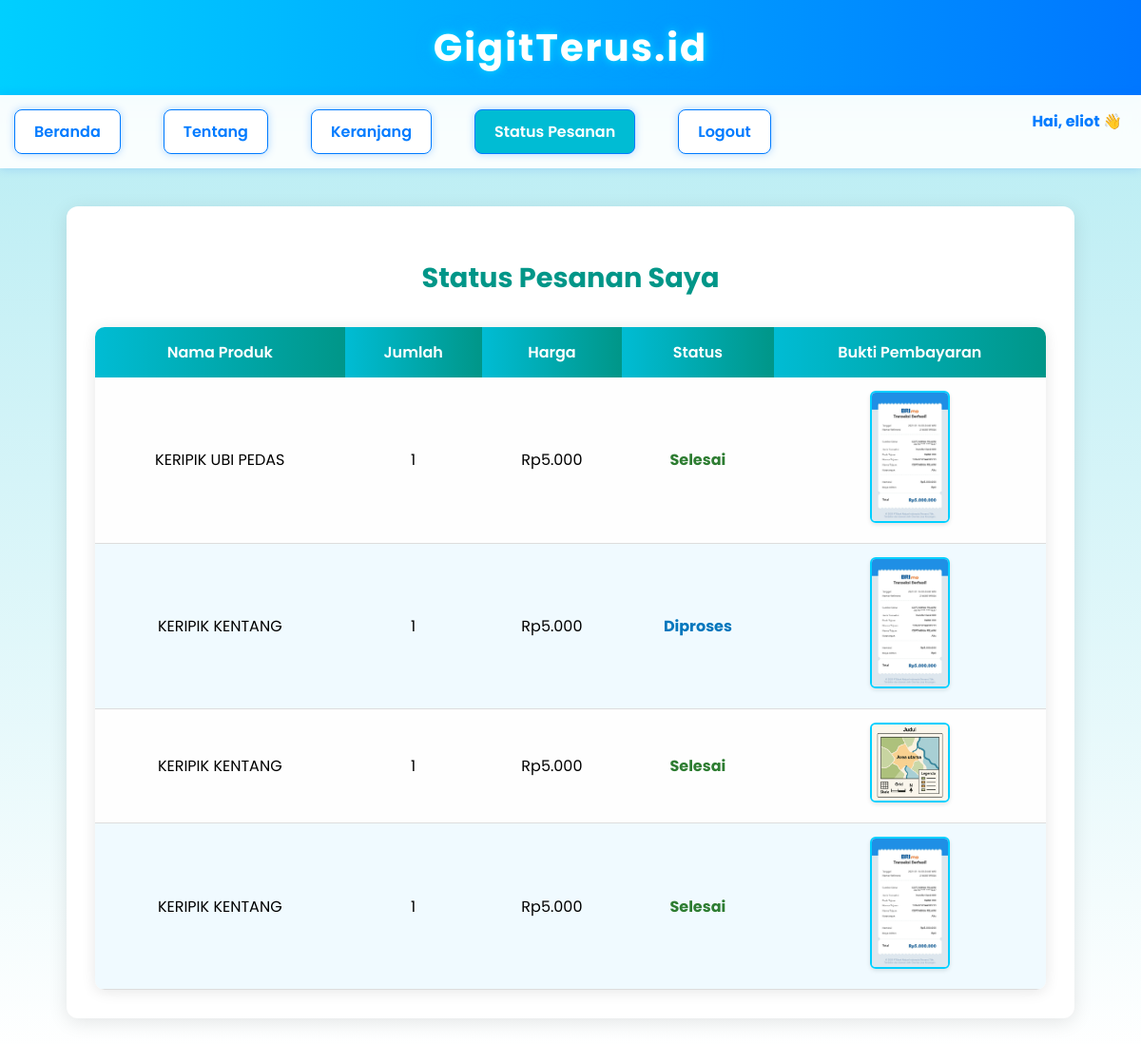
The page /status_pesanan.php (signed in) on the database its author committed.
### tables this page shows
CREATE TABLE `pesanan` (
  `id_pesanan` int(11) NOT NULL,
  `id_user` int(11) NOT NULL,
  `id_produk` int(11) NOT NULL,
  `jumlah` int(11) NOT NULL,
  `bukti_bayar` varchar(255) DEFAULT NULL,
  `status` enum('diproses','dikonfirmasi','dikirim','selesai') NOT NULL DEFAULT 'diproses',
  `tanggal` timestamp NOT NULL DEFAULT current_timestamp()
);

CREATE TABLE `produk` (
  `id_produk` int(11) NOT NULL,
  `nama_produk` varchar(100) NOT NULL,
  `stok` int(11) NOT NULL,
  `harga` int(11) NOT NULL,
  `id_kategori` int(11) NOT NULL,
  `gambar` varchar(255) DEFAULT NULL,
  `deskripsi` varchar(100) NOT NULL
);

### status_pesanan.php (the view, shortened to what this page needs)
<?php
include 'koneksi.php';
$id_user = intval($_SESSION['id_user']);
$query = "SELECT
            p.id_pesanan,
            pr.nama_produk,
            pr.harga,
            p.jumlah,
            p.bukti_bayar,
            p.status
          FROM pesanan p
          JOIN produk pr ON p.id_produk = pr.id_produk
          WHERE p.id_user = $id_user
          ORDER BY p.id_pesanan DESC";
$result = mysqli_query($conn, $query);
?>
<!DOCTYPE html>
<html lang="id">
<head>
</head>
<body>
<header>GigitTerus.id</header>
<nav>
    <a href="index.php">Beranda</a>
    <a href="tentang.php">Tentang</a>
    <a href="keranjang.php">Keranjang</a>
    <a href="status_pesanan.php" style="background:#00bcd4; color:white;">Status Pesanan</a>
    <a href="logout.php">Logout</a>
    <?php if (isset($_SESSION['username'])): ?>
    <div style="margin-left: auto; padding-right: 20px; font-weight: bold; color: #007bff;">
        Hai, <?= htmlspecialchars($_SESSION['username']) ?> 👋
    </div>
    <?php endif; ?>
</nav>
<div class="container">
    <h2>Status Pesanan Saya</h2>
    <table>
        <thead>
            <tr>
                <th>Nama Produk</th>
                <th>Jumlah</th>
                <th>Harga</th>
                <th>Status</th>
                <th>Bukti Pembayaran</th>
            </tr>
        </thead>
        <tbody>
            <?php if (mysqli_num_rows($result) > 0): ?>
                <?php while ($row = mysqli_fetch_assoc($result)):
                    $statusClass = strtolower(str_replace(' ', '', $row['status']));
                ?>
                    <tr>
                        <td data-label="Nama Produk"><?= htmlspecialchars($row['nama_produk']) ?></td>
                        <td data-label="Jumlah"><?= intval($row['jumlah']) ?></td>
                        <td data-label="Harga">Rp<?= number_format($row['harga'], 0, ',', '.') ?></td>
                        <td data-label="Status" class="status <?= $statusClass ?>">
                            <?= !empty($row['status']) ? htmlspecialchars($row['status']) : '<span style="color:gray;">Belum diproses</span>' ?>
                        </td>
                        <td data-label="Bukti Pembayaran">
                            <?php if (!empty($row['bukti_bayar'])): ?>
                                <img src="bukti/<?= htmlspecialchars($row['bukti_bayar']) ?>" alt="Bukti">
                            <?php else: ?>
                                <span style="color: gray;">Belum Upload</span>
                            <?php endif; ?>
                        </td>
                    </tr>
                <?php endwhile; ?>
            <?php else: ?>
                <tr><td colspan="5" style="text-align:center;">Belum ada pesanan</td></tr>
            <?php endif; ?>
        </tbody>
    </table>
</div>
</body>
</html>

### status_pesanan.php (style rules this page uses)
body { font-family: 'Poppins', sans-serif; background: linear-gradient(to bottom, #b2ebf2, #ffffff); margin: 0; padding: 0; }
header { padding: 20px; text-align: center; font-size: 2.5em; font-weight: bold; letter-spacing: 2px; color: #ffffff; background: linear-gradient(to right, #00cfff, #0077ff); text-shadow: 0 0 10px #00e0ff, 0 0 20px #00aaff; box-shadow: 0 0 20px rgba(0, 200, 255, 0.6); }
nav { background-color: rgba(255, 255, 255, 0.9); display: flex; justify-content: center; padding: 15px 0; gap: 30px; box-shadow: 0 0 10px rgba(0, 100, 255, 0.2); position: sticky; top: 0; z-index: 100; backdrop-filter: blur(8px); }
nav a { color: #007bff; text-decoration: none; font-weight: 600; padding: 10px 20px; border-radius: 8px; transition: all 0.3s ease; border: 1px solid #007bff; box-shadow: 0 0 8px rgba(0, 123, 255, 0.3); background-color: white; margin-left: 15px; }
.container { max-width: 1000px; margin: 40px auto; padding: 30px; background: white; border-radius: 12px; box-shadow: 0 4px 20px rgba(0,0,0,0.1); }
h2 { color: #009688; text-align: center; margin-bottom: 30px; font-size: 1.8em; }
table { width: 100%; border-collapse: collapse; border-radius: 10px; overflow: hidden; box-shadow: 0 2px 15px rgba(0, 0, 0, 0.1); }
thead th { background: linear-gradient(to right, #00bcd4, #009688); color: white; padding: 14px; text-align: center; font-weight: 600; }
tbody tr { background-color: #fefefe; transition: background-color 0.2s ease-in-out; }
tbody tr:nth-child(even) { background-color: #f0faff; }
tbody td { padding: 14px; text-align: center; border-bottom: 1px solid #ddd; vertical-align: middle; }
img { max-width: 80px; border-radius: 6px; border: 2px solid #00cfff; box-shadow: 0 2px 4px rgba(0,0,0,0.1); }
.status { font-weight: bold; text-transform: capitalize; }
.status.diproses { color: #0277bd; }
.status.selesai { color: #2e7d32; }

### rows shown on the page
pesanan: id_produk.nama_produk "KERIPIK UBI PEDAS", jumlah "1", id_produk.harga "5.000", status "Selesai", bukti_bayar (picture)
pesanan: id_produk.nama_produk "KERIPIK KENTANG", jumlah "1", id_produk.harga "5.000", status "Diproses", bukti_bayar (picture)
pesanan: id_produk.nama_produk "KERIPIK KENTANG", jumlah "1", id_produk.harga "5.000", status "Selesai", bukti_bayar (picture)
pesanan: id_produk.nama_produk "KERIPIK KENTANG", jumlah "1", id_produk.harga "5.000", status "Selesai", bukti_bayar (picture)

### other values the page prints
$_SESSION['username'] "eliot"
